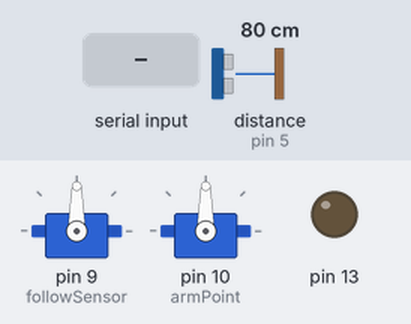
The sketch below on a simulated Arduino Uno, built with avr-gcc and run on an emulated ATmega328P. Shown: 2 × servo, output pins drawn as LEDs (lit = HIGH). Wiring (inferred from the names in the program): ultrasonic range finder: trigger pin 6; echo pin 5. Inputs (shaded band) come from the test bench; at power-on: distance to the obstacle (sensor on pin 5) 80 cm. The echo pulse lasts 58.3 µs per cm; pins used as bus, display or sensor lines are not drawn; what the sketch prints to the serial monitor is not drawn.

Above: at 1.2 s.
1.3 s: "1" received over Serial
At 2.2 s:
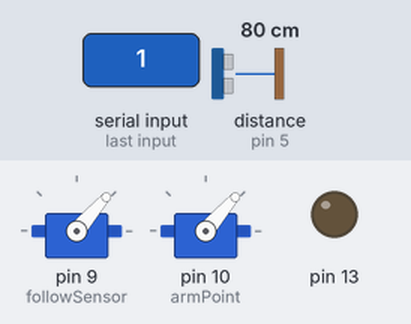
2.8 s: "0" received over Serial
At 3.4 s:
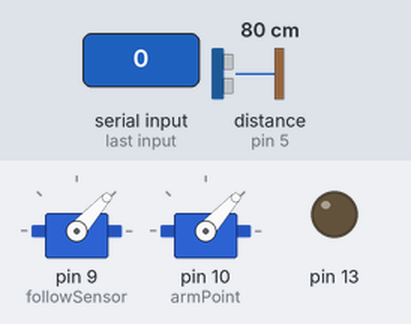
Timing chart, 0 to 5.8 s (numbered marks = the images above; inputs shaded):
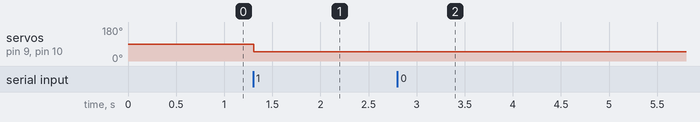

Measured:
- after the input at 1.3 s, servo on pin 9 (followSensor), servo on pin 10 (armPoint): 90° → 49° at once
- after the input at 2.8 s, servo on pin 9 (followSensor), servo on pin 10 (armPoint): 49° → 48° at once

The sketch:

receiverDoubleServoUlt.ino
```cpp
#include <Servo.h>

#define echoPin 5
#define trigPin 6

Servo followSensor;
Servo armPoint;

int serialInput = 90;
bool returningToZero;
long duration;
int distance;

void setup() {
  pinMode(13,OUTPUT);
  pinMode(trigPin, OUTPUT);
  pinMode(echoPin, INPUT);
  Serial.begin(115200);
  followSensor.attach(9);
  armPoint.attach(10);
  followSensor.write(90);
  armPoint.write(90);

}

void ult(){
  digitalWrite(trigPin, LOW);
  delayMicroseconds(2);
  digitalWrite(trigPin, HIGH);
  delayMicroseconds(10);
  digitalWrite(trigPin, LOW);
  duration = pulseIn(echoPin, HIGH);
  distance = duration * 0.034 / 2;
}

void loop() {
  serialInput = Serial.read();
  Serial.println(serialInput);
  ult();

  if (serialInput != 20 and serialInput != -1 and serialInput != 1){

    if (distance >= 10){
      followSensor.write(serialInput);
      armPoint.write(serialInput);
    }
    else {
      digitalWrite(13,HIGH);
      followSensor.write(180 - serialInput);
      armPoint.write(180 - serialInput);
    }
  }
  else if (serialInput == 20 or serialInput == -1 or serialInput == 1){
    digitalWrite(13,LOW);
  }
}
```
